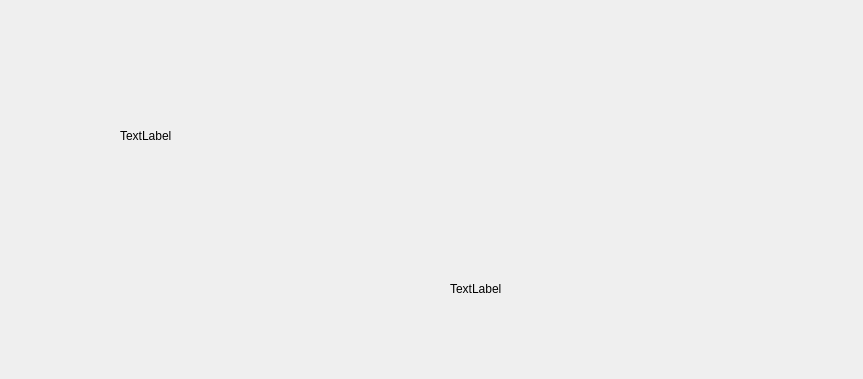
<?xml version="1.0" encoding="UTF-8"?>
<ui version="4.0">
 <class>AffichePlan</class>
 <widget class="QDialog" name="AffichePlan">
  <property name="geometry">
   <rect>
    <x>0</x>
    <y>0</y>
    <width>863</width>
    <height>379</height>
   </rect>
  </property>
  <property name="windowTitle">
   <string>Dialog</string>
  </property>
  <widget class="QLabel" name="label">
   <property name="geometry">
    <rect>
     <x>120</x>
     <y>60</y>
     <width>181</width>
     <height>151</height>
    </rect>
   </property>
   <property name="text">
    <string>TextLabel</string>
   </property>
  </widget>
  <widget class="QLabel" name="label_2">
   <property name="geometry">
    <rect>
     <x>450</x>
     <y>280</y>
     <width>67</width>
     <height>17</height>
    </rect>
   </property>
   <property name="text">
    <string>TextLabel</string>
   </property>
  </widget>
 </widget>
 <resources/>
 <connections/>
</ui>
